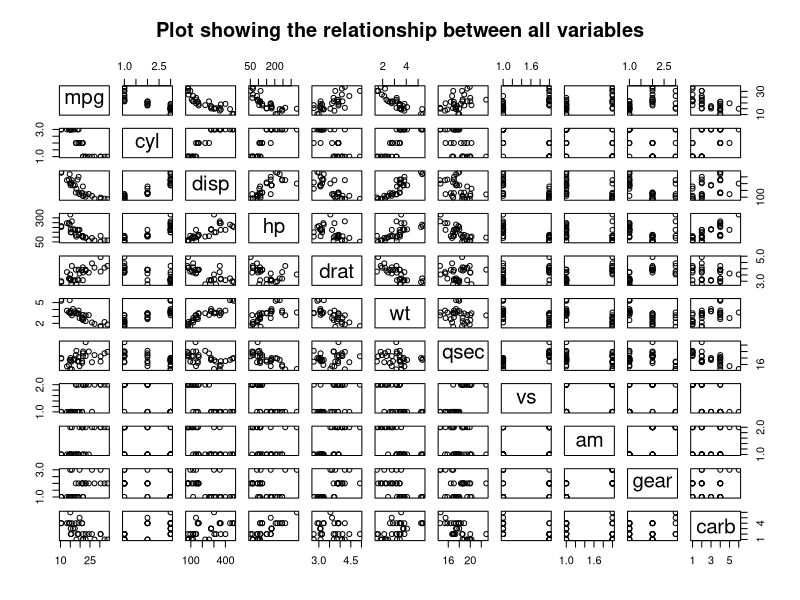
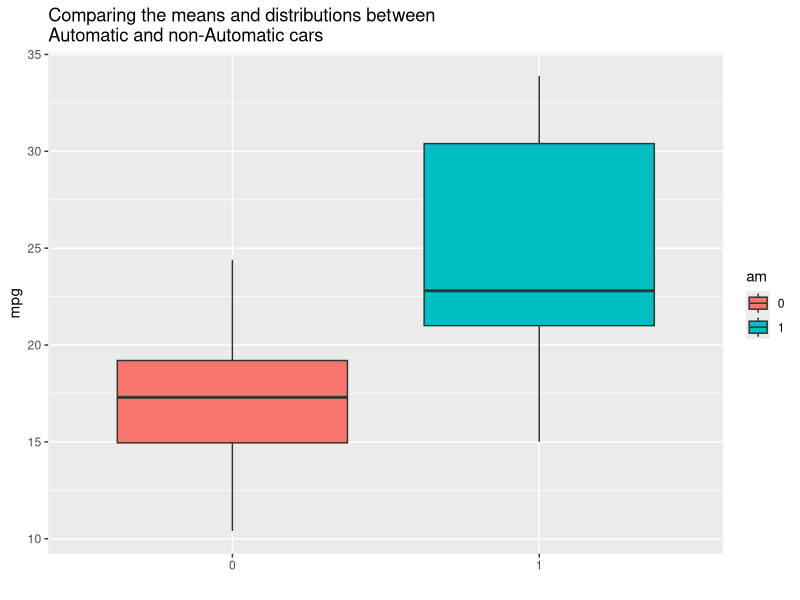
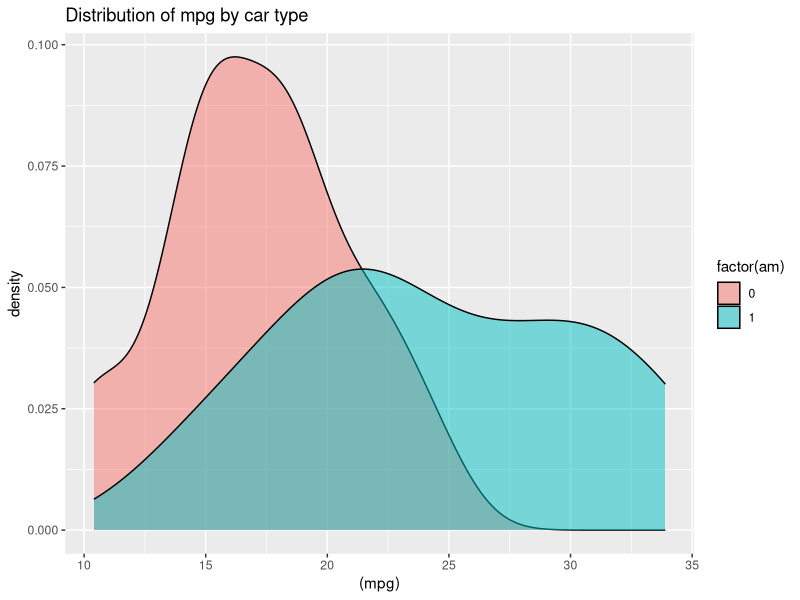
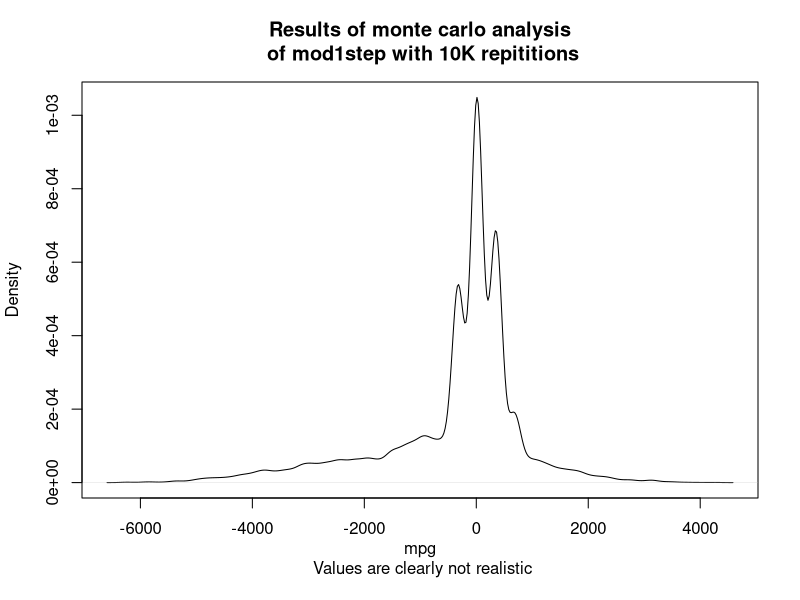
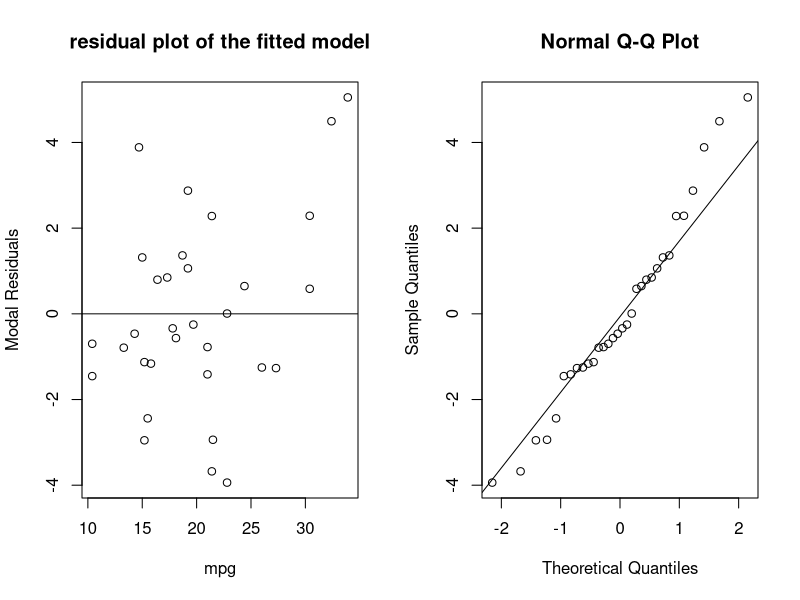

R code for these plots, in order:
## ---- chunk 1
library(knitr) 
opts_chunk$set(echo=FALSE, message=FALSE, warning=FALSE)
options(xtable.comment = FALSE)
## ---- chunk 2
pkgTest <- function(x)
  {
    if (!require(x,character.only = TRUE))
    {
      install.packages(x,dep=TRUE)
        if(!require(x,character.only = TRUE)) stop("Package not found")
    }
  }

## ---- chunk 3
base <- getwd()

# setwd("G:/R/Functions")
# 
# source("pkgTest.R")
# 
# packages <- c("ggplot2", "xtable")
# 
# for (i in 1:length(packages)){
# pkgTest(packages[i])}

 library(ggplot2);library(xtable)

## ---- chunk 4

##function from http://stackoverflow.com/questions/4357031/qqnorm-and-qqline-in-ggplot2
ggQQ <- function(LM) # argument: a linear model
{
    y <- quantile(LM$resid[!is.na(LM$resid)], c(0.25, 0.75))
    x <- qnorm(c(0.25, 0.75))
    slope <- diff(y)/diff(x)
    int <- y[1L] - slope * x[1L]
    p <- ggplot(LM, aes(sample=.resid)) +
        stat_qq(alpha = 0.5) +
        geom_abline(slope = slope, intercept = int, color="blue")

    return(p)
}
## ---- chunk 5
data(mtcars)
data <- mtcars
factors <- c("am", "vs", "cyl", "gear", "carb")
x <- match(factors, names(data))
data[,x] <- as.data.frame(lapply(data[,x], as.factor))
pub.type <- "latex"
## ---- chunk 6
P.values = t(as.data.frame(c(shapiro.test((data$mpg))[2],shapiro.test((data$mpg[data$am == 1]))[2],shapiro.test((data$mpg[data$am == 0]))[2])))
mpg.norm <- data.frame(Type = c("All Cars", "Manual", "Automatic"), P.values = round(P.values, 4)); rownames(mpg.norm) <-NULL
## ---- chunk 7
print(xtable(mpg.norm), type= pub.type)
## ---- chunk 8
ttest <- t.test(data$mpg[data$am ==1],data$mpg[data$am ==0]) ## this label to graph showing statistically significant difference
## ---- chunk 9

mod0 <- lm(mpg~.,data) 
mod0step <- step(mod0, direction = "backward", trace = 0)
mod0step <- eval(mod0step$call)

string <- paste("mpg~am*(",(paste(names(data[,-1]), collapse ="+")),")", sep="")

mod1 <- lm(string, data)
mod1step <- step(mod1, direction = "backward", trace = 0)
mod1step <- eval(mod1step$call)

mod2 <- lm(mpg~am, data)

#coef(summary(mod1))["am1","Estimate"]

##the inclusion of drat switches the sign of the am variable

mod.inf <- data.frame(modals = c("mod0", "mod0step", "mod1", "mod1step", "mod2"), norm.test = rep(0,5), adj.r.squares =rep(0,5), coeff = rep(0,5) )

modals<- c("mod0", "mod0step", "mod1", "mod1step", "mod2")
norm.test<-NULL
for (i in 1:nrow(mod.inf)){
x<- paste(mod.inf$modals[i],"$residuals", sep="")  
mod.inf$norm.test[i] <- shapiro.test(eval(parse(text = x)))[2]
}

adj.r.squares<-NULL
for (i in 1:nrow(mod.inf)){
x<- paste("summary(", mod.inf$modals[i],")","$adj.r.squared", sep="")  
mod.inf$adj.r.squares[i] <- eval(parse(text = x))
}

coeffs<-NULL
for (i in 1:nrow(mod.inf)){
x<- paste("summary(", mod.inf$modals[i],")","$coefficients", sep="")  
mod.inf$coeff[i] <- nrow(eval(parse(text = x)))-1
}
## ---- chunk 10
equationaliser <- function(x){
modif <- gsub("\\d", "", names(x$coefficients)[-1])
modif <- unique(modif, fromLast=T)
modif <- modif[order(modif, decreasing = FALSE)]
paste("mpg = ",(paste(c(paste(modif, collapse="+"),"Intercept"),collapse="+")),sep="")
}
## ---- chunk 11
print(xtable(mod.inf), type = pub.type)
## ---- chunk 12
print(xtable(as.data.frame(summary(mod0step)$coefficients)), type= pub.type)
## ---- chunk 13
plot(data[,1:11], main ="Plot showing the relationship between all variables")
## ---- chunk 14
ggplot(data, aes(x = am, y= mpg, fill = am) ) + geom_boxplot()+ggtitle("Comparing the means and distributions between \nAutomatic and non-Automatic cars")+ xlab(" ")
## ---- chunk 15
ggplot(mtcars, aes(x = (mpg), fill = factor(am), group = am) )+geom_density(alpha = 0.5)+ggtitle("Distribution of mpg by car type" )
## ---- chunk 16
data2 <- as.data.frame(lapply(data, sample, 10000, replace = TRUE))
pred <- predict(mod1step, data2)
plot(density(pred), main = "Results of monte carlo analysis\n of mod1step with 10K repititions", xlab = "mpg\n Values are clearly not realistic")
## ---- chunk 17
par(mfrow= c(1,2))
plot(data$mpg,resid(mod0step), main = "residual plot of the fitted model", xlab="mpg", ylab="Modal Residuals")
abline(0, 0)

qqnorm(resid(mod0step))
qqline(resid(mod0step))
